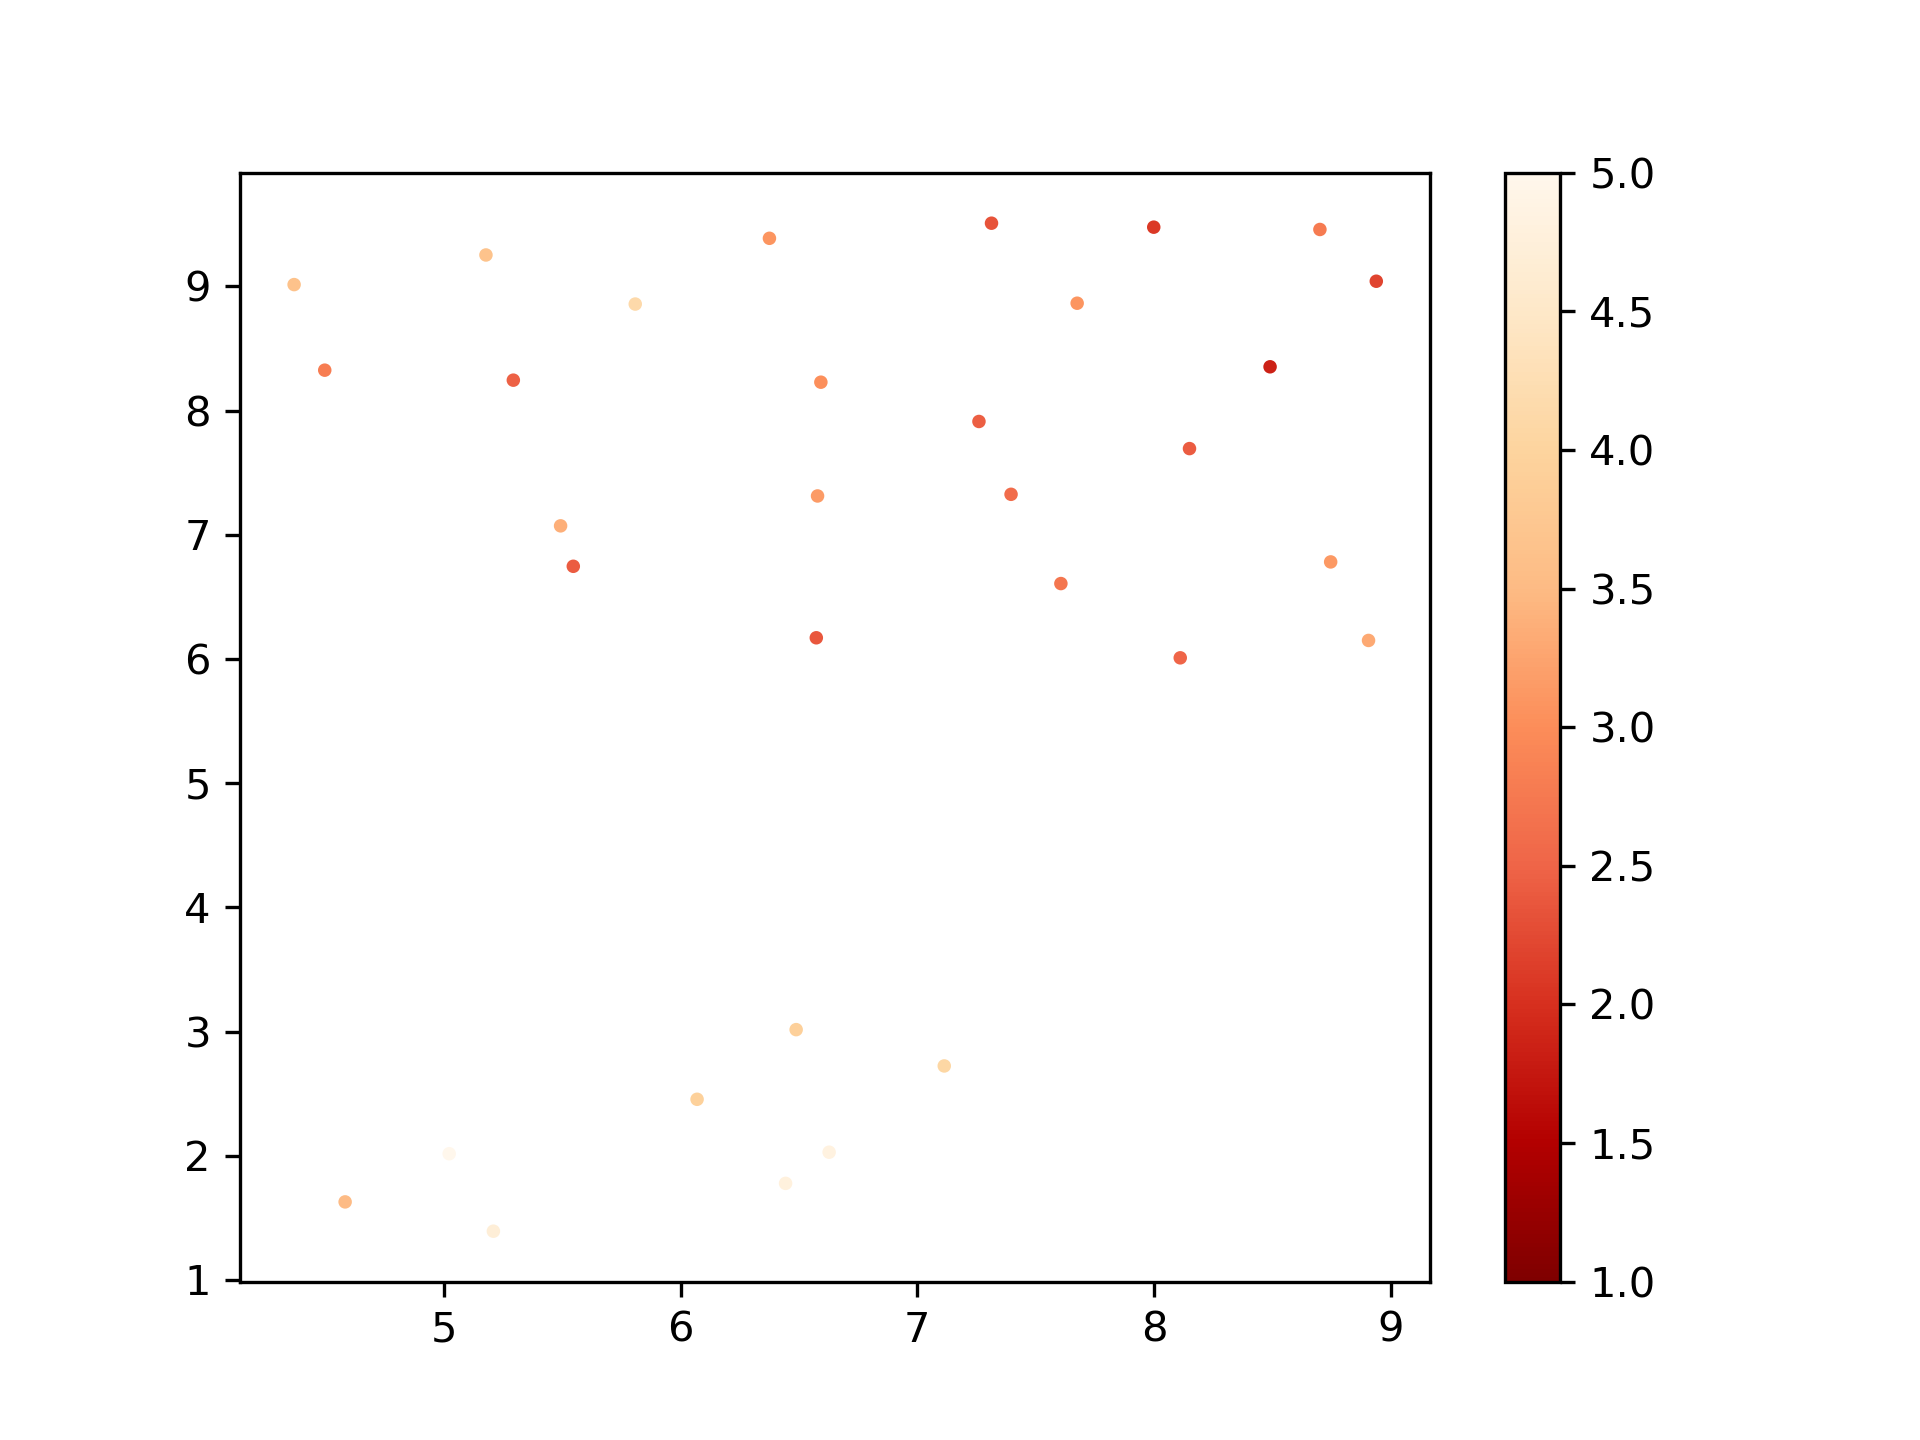

The script that saved this image:
from external_lib import mt5_model
import torch
import tqdm
import transformers
import jsonlines
import re
import transformers
from sklearn.decomposition import PCA
from sklearn.manifold import TSNE
import matplotlib.pyplot as plt
import numpy as np
import os
import random
from sklearn.metrics.pairwise import cosine_similarity
import seaborn as sns
import hdbscan
from scipy.stats import kendalltau, spearmanr
from datasets import load_dataset

MACLAB_NAS_NAME = "maclabcv2"
GLOBAL_SEED = 42

def reward_model_score(pred_txt, sources, model, tokenizer):
    batch_size = 64
    pred_txt = [pred if pred is not None else "None" for pred in pred_txt]
    total_length = len(pred_txt)
    no_reference_scores = []
    for i in range(0, total_length, batch_size):
        batch_preds = pred_txt[i:i+batch_size]
        batch_source = sources[i:i+batch_size]
        batch_texts = [
            "source: " + source + " candidate: " + pred
            for pred, source in zip(batch_preds, batch_source)
        ]
        batch_inputs = tokenizer(
            batch_texts,
            max_length=512,
            truncation=True,
            padding="max_length",
            return_tensors="pt"
        ).to("cuda:0")
        with torch.no_grad():
            outputs = model(**batch_inputs)
            scores = outputs.predictions.detach().cpu().float().numpy().tolist()
        no_reference_scores.extend(scores)
    # reference_scores = []
    # with tqdm.tqdm(total=total_length, desc="Calculating MQM scores with reference") as pbar:
    #     for i in range(0, total_length, batch_size):
    #         batch_preds = pred_txt[i:i+batch_size]
    #         batch_source = kwargs_list["target"][i:i+batch_size]
    #         batch_refs = kwargs_list["source"][i:i+batch_size]
    #         batch_texts = [
    #             "source: " + source + " candidate: " + pred + " reference: " + ref
    #             for pred, source, ref in zip(batch_preds, batch_source, batch_refs)
    #         ]
    #         batch_inputs = tokenizer(
    #             batch_texts,
    #             max_length=512,
    #             truncation=True,
    #             padding="max_length",
    #             return_tensors="pt"
    #         ).to("cuda:0")
    #         with torch.no_grad():
    #             outputs = model(**batch_inputs)
    #             scores = outputs.predictions.detach().cpu().float().numpy().tolist()
    #         reference_scores.extend(scores)
    #         pbar.update(len(batch_texts))
    return no_reference_scores

def compute_metrix():
    data = []
    def extract_pred(txt):
        pattern = r'\\boxed\{([^}]*)\}'
        results = re.findall(pattern, txt)
        if results:
            ret = results[0]
            ret = ret.replace("\"", "")
            ret = ret.replace("\'", "")
            ret = ret.strip()
            return ret
        else:
            return None
    with jsonlines.open("/mnt/maclabcv2/rubickjiang/codes/open-r1/data/SR_candidates/wmt_output.jsonl", "r") as f:
        for item in f:
            prompt = item["prompt"].split("The Chinese sentence is:")[-1].split("Please think about how to translate step by step.")[0].strip()
            prompt = prompt.replace("\'", "").strip()
            candidates = item["outputs"]
            preds = [extract_pred(candidate) for candidate in candidates]
            data.append({
                "chinese": prompt,
                "candidates": preds
            })
    model = mt5_model.MT5ForRegression.from_pretrained("/mnt/{}/rubickjiang/proj_storage/huggingface_models/metricx-24-hybrid-large-v2p6-bfloat16".format(MACLAB_NAS_NAME), torch_dtype=torch.bfloat16)
    model.to("cuda:0")
    model.eval()
    tokenizer = transformers.AutoTokenizer.from_pretrained("google/mt5-xl", trust_remote_code=True)
    tokenizer.padding_side = "left"
    with jsonlines.open("/mnt/maclabcv2/rubickjiang/codes/open-r1/data/SR_candidates/wmt_output_metrix.jsonl", "w") as f:
        with tqdm.tqdm(total=len(data)) as pbar:
            for item in data:
                sources = [item["chinese"]] * len(item["candidates"])
                cands = item["candidates"]
                scores = reward_model_score(cands, sources, model, tokenizer)
                f.write({
                    "chinese": item["chinese"],
                    "candidates": [cand if cand is not None else "None" for cand in item["candidates"]],
                    "scores": scores
                })
                pbar.update(1)

def sim_emb():
    device = "cuda:0"
    tokenizer = transformers.AutoTokenizer.from_pretrained(
        "/mnt/maclabcv2/rubickjiang/proj_storage/huggingface_models/unsup-simcse-bert-base-uncased",
        padding_side="left",
    )
    model = transformers.AutoModel.from_pretrained(
        "/mnt/maclabcv2/rubickjiang/proj_storage/huggingface_models/unsup-simcse-bert-base-uncased",
        torch_dtype=torch.bfloat16
    ).to(device)
    with jsonlines.open("/mnt/maclabcv2/rubickjiang/codes/open-r1/data/SR_candidates/wmt_output_metrix.jsonl", "r") as fr:
        data = [item for item in fr]
    model.eval()

    item = data[233]
    print(item["chinese"])
    none_idx = [i for i in range(len(item["candidates"])) if item["candidates"][i] == "None"]
    cands = [d for idx, d in enumerate(item["candidates"]) if idx not in none_idx]
    scores = [d for idx, d in enumerate(item["scores"]) if idx not in none_idx]
    encodings = tokenizer(
        cands,
        return_tensors="pt",
        padding='longest',
        truncation=True,
        max_length=512,).to(device)
    with torch.no_grad():
        output = model(**encodings)
        emb = torch.nn.functional.normalize(output.last_hidden_state[:, 0, :], p=2, dim=1)
        emb = emb.detach().cpu().float().numpy()

    reducer = umap.UMAP(n_neighbors=5, metric='cosine', n_components=2, random_state=GLOBAL_SEED, min_dist = 0.5)
    emb_umap = reducer.fit_transform(emb)
    sim_matrix = cosine_similarity(emb)

    # pca = PCA(n_components=20, svd_solver = "covariance_eigh")
    # emb_pca = pca.fit_transform(emb)

    # tsne = TSNE(n_components=2, perplexity=5, random_state=42)
    # emb_tsne = tsne.fit_transform(emb_pca)

    plt.figure(dpi=300)

    # sns.heatmap(sim_matrix, cmap="viridis")
    # plt.savefig("./cosine2.png")
    # quit()

    cm = plt.cm.get_cmap("OrRd_r")
    sc = plt.scatter(
        x = emb_umap[:, 0], 
        y = emb_umap[:, 1],
        c = scores,
        vmin = 1,
        vmax = 5,
        s = 5,
        cmap = cm)
    plt.colorbar(sc)
    plt.savefig("./test.png")
    quit()

def test_designed_metric():
    device = "cuda:0"
    tokenizer = transformers.AutoTokenizer.from_pretrained(
        "/mnt/maclabcv2/rubickjiang/proj_storage/huggingface_models/unsup-simcse-bert-base-uncased",
        padding_side="left",
    )
    model = transformers.AutoModel.from_pretrained(
        "/mnt/maclabcv2/rubickjiang/proj_storage/huggingface_models/unsup-simcse-bert-base-uncased",
        torch_dtype=torch.float32
    ).to(device)
    with jsonlines.open("/mnt/maclabcv2/rubickjiang/codes/open-r1/data/SR_candidates/wmt_output_metrix.jsonl", "r") as fr:
        data = [item for item in fr]
    model.eval()

    cnt = 0
    kendals = []
    spears = []
    min_sim = 1
    main_cluster_size = 0
    cluster_types = 0
    topK = {
        "top@1": 0,
        "top@2": 0,
        "top@3": 0,
        "top@4": 0,
        "top@5": 0
    }
    top_reward = 0
    tail_reward = 0
    win_rate = 0

    def is_invalid(txt):
        if txt is None or txt == "None":
            return True
        if not txt.isascii():
            return True
        return False

    with tqdm.tqdm(total = len(data)) as pbar:
        for item in data:
            pbar.update(1)
            none_idx = [i for i in range(len(item["candidates"])) if is_invalid(item["candidates"][i])]
            cands = [d for idx, d in enumerate(item["candidates"]) if idx not in none_idx]
            scores = [d for idx, d in enumerate(item["scores"]) if idx not in none_idx]
            if len(cands) < 5:
                continue
            encodings = tokenizer(
                cands,
                return_tensors="pt",
                padding='longest',
                truncation=True,
                max_length=512,).to(device)
            with torch.no_grad():
                output = model(**encodings)
                emb = torch.nn.functional.normalize(output.last_hidden_state[:, 0, :], p=2, dim=1)
                emb = emb.detach().cpu().double().numpy()
            
            sim_matrix = cosine_similarity(emb)
            if np.min(sim_matrix) < min_sim:
                min_sim = np.min(sim_matrix)

            # use the whole
            # clusters = {0: list(range(len(cands)))}
            #################

            # devide clusters
            clusteror = hdbscan.HDBSCAN(
                metric='precomputed', 
                min_cluster_size = 3, 
                min_samples = 3, 
                provide_probabilities = True, 
                allow_single_cluster = True,
                # prediction_data = True
            )
            labels = clusteror.fit_predict(sim_matrix)
            cluster_types += len(set(labels)) - 1 # -1 for noise
            main_cluster_size += max([len([i for i in labels if i == c]) for c in set(labels) if c != -1])
            clusters = dict() # {cluster_num -> list[belonged element idx]}
            for idx, c in enumerate(labels):
                if c < 0:
                    continue
                if c not in clusters:
                    clusters[c] = []
                clusters[c].append(idx)
            if len(clusters.keys()) > 1:
                max_size = max([len(v) for (k, v) in clusters.items()])
                max_c_name = -1
                for k in clusters.keys():
                    if len(clusters[k]) == max_size: 
                        max_c_name = k
                clusters = {max_c_name: clusters[max_c_name]}
            ############
            
            featured_clusters = {
                k: [emb[idx] for idx in v]
                for k, v in clusters.items()
            } # {cluster_num -> list[belonged element features]}

            center_feature = {
                k: np.stack(v).mean(axis=0) / np.linalg.norm(np.stack(v).mean(axis=0))
                for k, v in featured_clusters.items()
            } # {cluster_num -> cluster_avg_feature}

            cos_sim_clusters = {
                k: [np.dot(center_feature[k], f)/ (np.linalg.norm(center_feature[k]) * np.linalg.norm(f)) for f in v]
                for k, v in featured_clusters.items()
            } # {cluster_num -> list[belonged element ddistance to the cluster_avg_feature]}

            score_clusters = {
                k: [scores[idx] for idx in v]
                for k, v in clusters.items()
            } # {cluster_num -> list[belonged element scores]}
            assert len(score_clusters.keys()) == 1
            metric_pairs = []
            for k in score_clusters:
                scores = score_clusters[k]
                pseudo_metric = cos_sim_clusters[k]
                for s, p in zip(scores, pseudo_metric):
                    metric_pairs.append({
                        "score": s,
                        "pseudo": p
                    })
            score_rank = sorted(enumerate(metric_pairs), key=lambda x: x[1]["score"]) # Score 从小到大 (Score 越小越好)
            score_rank = [i for i, val in score_rank]
            pseudo_rank = sorted(enumerate(metric_pairs), key=lambda x: x[1]["pseudo"], reverse=True) # cos_sim 从大到小 (cos_sim越大越接近)
            pseudo_rank = [i for i, val in pseudo_rank]
            random_rank = list(range(len(metric_pairs)))
            random.shuffle(random_rank)

            if len(score_rank) < 5:
                continue

            r_tau, r_p = kendalltau(score_rank, random_rank)
            ps_tau, ps_p = kendalltau(score_rank, pseudo_rank)
            kendal_stats = {
                "r_tau": r_tau,
                "r_p": r_p,
                "ps_tau": ps_tau,
                "ps_p": ps_p,
            }
            kendals.append(kendal_stats)

            r_rho, r_p = spearmanr(score_rank, random_rank)
            ps_rho, ps_p = spearmanr(score_rank, pseudo_rank)
            spear_stats = {
                "r_rho": r_rho,
                "r_p": r_p if not np.isnan(r_p) else 1,
                "ps_rho": ps_rho,
                "ps_p": ps_p if not np.isnan(ps_p) else 1,
            }
            spears.append(spear_stats)

            topK["top@1"] += 1 if score_rank[0] == pseudo_rank[0] else 0
            topK["top@2"] += len(set(score_rank[:2]) & set(pseudo_rank[:2])) / 2
            topK["top@3"] += len(set(score_rank[:3]) & set(pseudo_rank[:3])) / 3
            topK["top@4"] += len(set(score_rank[:4]) & set(pseudo_rank[:4])) / 4
            topK["top@5"] += len(set(score_rank[:5]) & set(pseudo_rank[:5])) / 5

            # mid = len(pseudo_rank)//2
            higher = sum([metric_pairs[idx]["score"] for idx in pseudo_rank[:1]])
            lower = sum([metric_pairs[idx]["score"] for idx in pseudo_rank[-1:]])
            win_rate += 1 if higher > lower else 0
            top_reward += higher / 1
            tail_reward += lower / 1

    for k in topK:
        topK[k] /= len(kendals)
    print("TopK Rewards:", top_reward / len(kendals))
    print("Tail Rewards:", tail_reward / len(kendals))
    print("Win Rate:", win_rate / len(kendals))
    print("TopK Results:", topK)
    print("{} filtered results in total".format(len(kendals)))
    print("Avg Main cluster size:", main_cluster_size / len(data))
    print("Avg Cluster types:", cluster_types / len(data))
    print("Kentall_tau Results:\n")
    for k in kendals[0]:
        value = [obj[k] for obj in kendals]
        value = sum(value)/len(value)
        print(k + ":" + str(value))
    print("\nSpears Results:\n")
    for k in spears[0]:
        value = [obj[k] for obj in spears]
        value = sum(value)/len(value)
        print(k + ":" + str(value))
    print("min similarity:", min_sim)

seed = GLOBAL_SEED
random.seed(seed)
np.random.seed(seed)
os.environ["PYTHONHASHSEED"] = str(seed)
torch.manual_seed(seed)
torch.cuda.manual_seed(seed)
torch.cuda.manual_seed_all(seed)
os.environ["CUDA_LAUNCH_BLOCKING"] = "1"
os.environ["CUBLAS_WORKSPACE_CONFIG"] = ":16:8"
torch.use_deterministic_algorithms(True)
#Enable CUDNN deterministic mode
torch.backends.cudnn.deterministic = True
torch.backends.cudnn.benchmark = False
# with jsonlines.open("/mnt/maclabcv2/rubickjiang/codes/open-r1/data/SR_candidates/dpo_data_cos_score.jsonl", "r") as fr:
#     sentence_pairs = [item for item in fr]
# def extract_pred(txt):
#     pattern = r'\\boxed\{([^}]*)\}'
#     results = re.findall(pattern, txt)
#     if results:
#         ret = results[0]
#         ret = ret.replace("\"", "")
#         ret = ret.replace("\'", "")
#         ret = ret.strip()
#         return ret
#     else:
#         return None
model = mt5_model.MT5ForRegression.from_pretrained("/mnt/{}/rubickjiang/proj_storage/huggingface_models/metricx-24-hybrid-large-v2p6-bfloat16".format(MACLAB_NAS_NAME), torch_dtype=torch.bfloat16)
model.to("cuda:0")
model.eval()
tokenizer = transformers.AutoTokenizer.from_pretrained("google/mt5-xl", trust_remote_code=True)
tokenizer.padding_side = "left"

sample = "source: " + "Deutsche Landwirte und Lokführer schüchtern deutschen Unternehmern ein" + " candidate: " + "Train drivers and german farmers are fearing Germany's bosses"
encodings = tokenizer(
    [sample],
    max_length=512,
    truncation=True,
    padding="longest",
    return_tensors="pt"
).to("cuda:0")
with torch.no_grad():
    outputs = model(**encodings)
    scores = outputs.predictions.detach().cpu().float().numpy().tolist()
    print(scores)
quit()
# chosen_score = 0
# reject_score = 0
# dataset = load_dataset("/mnt/maclabcv2/rubickjiang/public_dataset/wmt24pp", "en-zh_CN")
# dataset["train"] = dataset["train"].filter(lambda example: not example["is_bad_source"])
# def find_ref(prompt):
#     for item in dataset["train"]:
#         if item["target"].strip() == prompt:
#             return item["source"]
#     return None

# for item in sentence_pairs:
#     prompt = item["prompt"].split("The Chinese sentence is: '")[-1].split("'\nPlease think about how to translate step by step.")[0].strip()
#     ref = find_ref(prompt)
#     chosen = extract_pred(item["chosen"])
#     chosen = "None" if chosen is None else chosen
#     rejected = extract_pred(item["rejected"])
#     rejected = "None" if rejected is None else rejected
    # chosen = "source: " + prompt + " candidate: " + chosen + " reference: " + ref 
    # rejected = "source: " + prompt + " candidate: " + rejected + " reference: " + ref
    # encodings = tokenizer(
    #     [chosen, rejected],
    #     max_length=512,
    #     truncation=True,
    #     padding="longest",
    #     return_tensors="pt"
    # ).to("cuda:0")
    # with torch.no_grad():
    #     outputs = model(**encodings)
    #     scores = outputs.predictions.detach().cpu().float().numpy().tolist()
    #     item["chosen_score"] = scores[0]
    #     item["reject_score"] = scores[1]
    #     chosen_score += scores[0]
    #     reject_score += scores[1]
# print("Chosen Score:", chosen_score / len(sentence_pairs))
# print("Reject Score:", reject_score / len(sentence_pairs))
# with jsonlines.open("/mnt/maclabcv2/rubickjiang/codes/open-r1/data/SR_candidates/dpo_data_cos_score_debug.jsonl", "w") as fw:
#     for item in sentence_pairs:
#         fw.write(item)
# quit()


test_designed_metric()